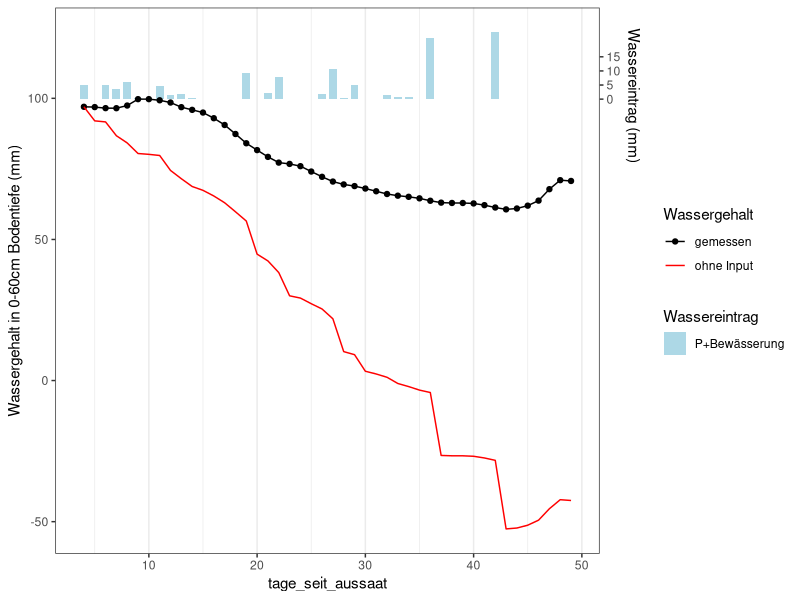
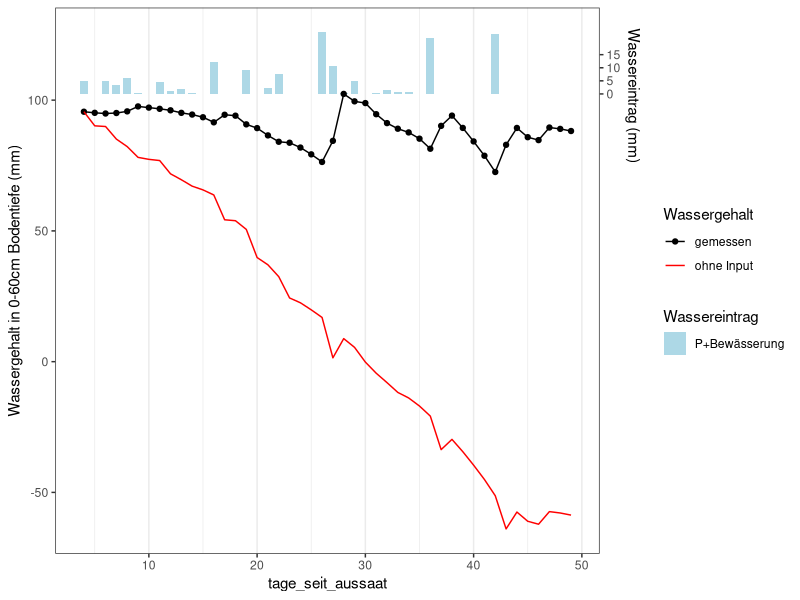

Source code (R) for these figures, in order: (Note: this script raises an error after producing the figures.)
## ---- chunk 1
library(data.table)
library(dplyr)
library(ggplot2)
library(lubridate)
#library(ggnewscale)
#library(tidyr)
## ---- chunk 2
input_tabelle <- fread("../data/derived_data/input_tabelle_2020_2021_20220502.csv") %>%
    mutate_at("zeit_messung", ~as_date(.)) %>%
    mutate_at(c("T0020_nFK","T2040_nFK","T4060_nFK"), ~ifelse(.<52,NA,.)) 
#kleinere Werte nicht im vorgegeben Bereich des Tensiometers

input_tabelle
## ---- chunk 3
wasserverbrauch <- input_tabelle %>%       
    # mutate_at("T0060_mm", 
    #           ~ifelse(is.na(T0020_nFK)|is.na(T2040_nFK)|is.na(T4060_nFK),NA,.)) %>%
    rowwise() %>%
    mutate(wasserinput_mm = sum(niederschlag_mm, bewaesserung_mm, na.rm = TRUE) ,
           #FAO56 ändern: genauer wäre Evapotranspiration bei unbewachsenem Boden
           #Wenn ein Tensio-Wert fehlt, dann NA
           freier_Speicher_T0060_mm = sum(freier_Speicher_T0020_mm,
                                          freier_Speicher_T2040_mm,
                                          freier_Speicher_T4060_mm, na.rm = FALSE)) %>% 
    #    ungroup() %>%
    mutate_at("wasserinput_mm", ~ifelse(.<0,0,.)) %>%
    group_by(satz_id, variante_H2O, wiederholung) %>%
    #Fehlende Werte Approximieren:
    mutate_at(c("freier_Speicher_T0060_mm","T0060_mm"), ~zoo::na.approx(., na.rm = FALSE))%>%
    # mutate(Tempsum2 = cumsum(Tmean_gradC), .before = Tempsum) %>%
    
    
    
    mutate(wasserinput_vortag = c(0, wasserinput_mm[1:(n()-1)])) %>%
    mutate(wasserinput_vortag_cumsum = cumsum(wasserinput_vortag)) %>% ##cumsum
    mutate(T0060_mm_ohne_input = T0060_mm - wasserinput_vortag_cumsum,
           freier_Speicher_T0060_mm_ohne_input = freier_Speicher_T0060_mm + 
               wasserinput_vortag_cumsum) %>%
    
    mutate(wasser_diff = c(0,diff(T0060_mm_ohne_input)),
           T0060_mm_ohne_input_smooth = zoo::rollmean(T0060_mm_ohne_input, 
                                                      k = 5, align = "center", na.pad = TRUE),
           kumulierter_Wasserverbrauch = freier_Speicher_T0060_mm_ohne_input - 
               min(freier_Speicher_T0060_mm_ohne_input, na.rm = TRUE)) %>%
    mutate(kumulierter_Wasserverbrauch_smooth = 
               zoo::rollmean(kumulierter_Wasserverbrauch, 
                             k = 5, align = "center", na.pad = TRUE)) %>%
    mutate_at("kumulierter_Wasserverbrauch_smooth", ~ifelse(is.na(.), kumulierter_Wasserverbrauch,.)) %>%
    mutate_at("kumulierter_Wasserverbrauch_smooth", 
              ~zoo::rollmean(., k = 5, align = "center", na.pad = TRUE)) %>%
    mutate_at("kumulierter_Wasserverbrauch_smooth", ~ifelse(is.na(.), kumulierter_Wasserverbrauch,.)) %>%
    mutate(taeglicher_wasserverbrauch = c(NA, diff(kumulierter_Wasserverbrauch_smooth)))%>%
    ungroup
## ---- chunk 4
m <- wasserverbrauch %>% 
    group_by(satz_id, variante_H2O, wiederholung) %>%
    summarize(Verbrauch = sum(wasserinput_mm, na.rm = TRUE)) %>%
    group_by(variante_H2O) %>%
    summarize(Verbrauch = mean(Verbrauch, na.rm = TRUE) %>% round(., 2))

cat(paste("Der gesamte Wassereintrag (Niederschlag  + Bewässerung - Verdunstung) beträgt:mm"))
m
## ---- chunk 5
plot_wassergehalt <- function(satz_nr, variante, wdh, x){
    
    data1 <- wasserverbrauch %>% filter(satz_id ==satz_nr, 
                                        variante_H2O == variante, 
                                        wiederholung == wdh)
    mm_max <- max(data1$T0060_mm, na.rm = TRUE)
    breite <- (range(pull(data1,x), na.rm = TRUE) %>% diff)*0.008
    
    p <- ggplot(data1, aes(!!sym(x),T0060_mm)) +
        #Wasser-Input:
        geom_rect(aes(xmin = !!sym(x)  - breite, #Tage_seit_Aussaat oder tempsum
                      xmax = !!sym(x) + breite, #Tage_seit_Aussaat oder tempsum
                      ymin = mm_max, ymax = wasserinput_mm + mm_max,
                      fill = "P+Bewässerung")) +
        geom_point(aes(color="gemessen")) + 
        geom_line(aes(color="gemessen")) + 
        #Wassergehalt abzüglich des Eintrags durch P + Bewässerung
        geom_line(aes(y=T0060_mm_ohne_input, color = "ohne Input")) +
        ylab("Wassergehalt in 0-60cm Bodentiefe (mm)") + #xlab(x) +
        theme_bw() + 
        scale_fill_manual("Wassereintrag", values = c("P+Bewässerung" = "lightblue")) + 
        scale_color_manual("Wassergehalt", 
                           values = c("gemessen" = "black",
                                      "ohne Input"="red" )) + 
        scale_y_continuous(sec.axis = sec_axis(~.-mm_max, breaks = c(0,5,10,15), 
                                               name = "Wassereintrag (mm)"))+
        theme(panel.grid.major.y  = element_blank(), 
              panel.grid.minor.y = element_blank(), 
              axis.title.y.right = element_text(hjust = 0.05, vjust = 1)) 
    p
}
## ---- chunk 6
plot_wassergehalt(x = "tage_seit_aussaat", satz_nr = 5, variante = "Wfull", wdh = "a")
plot_wassergehalt(x = "tage_seit_aussaat", satz_nr = 5, variante = "Wfull_plus", wdh = "b")

#plot_wassergehalt(x = "Tempsum", satz_nr = 5, variante = "Wfull", wdh = "a")
## ---- chunk 7
#Modell erstellen
fit_tempsum <- nls(kumulierter_Wasserverbrauch ~a/(1 + exp(-b * (tempsum-c))), 
                   start=list(a=50,b=0.01,c=350), data = wasserverbrauch)
fit_tage <- nls(kumulierter_Wasserverbrauch ~a/(1 + exp(-b * (Tage_seit_Aussaat-c))),
                start=list(a=50,b=1,c=35), data = wasserverbrauch)

#Parameter und Güte anzeigen
summary(fit_tempsum)
summary(fit_tage)

#gefittete Werte 
sigmoid_fit_tempsum <- fitted(fit_tempsum) 
#predict(fit_tempsum, newdata = data.frame(tempsum = wasserverbrauch$tempsum))

sigmoid_fit_tage <- fitted(fit_tage) 
#predict(fit_tage, newdata = data.frame(tempsum = wasserverbrauch$Tage_seit_Aussaat))
# 
# sigmoid_fit_tempsum_df <- data.frame(tempsum =  wasserverbrauch$tempsum,
#                              kumulierter_Wasserverbrauch = sigmoid_fit)


#zu Tabelle hinzufügen
wasserverbrauch$kumulierter_Wasserverbrauch_sigmoid_tempsum <- sigmoid_fit_tempsum
wasserverbrauch$kumulierter_Wasserverbrauch_sigmoid_tage <- sigmoid_fit_tage
## ---- chunk 8
wasserverbrauch <- 
    wasserverbrauch %>% 
    group_by(satz_id, variante_H2O, wiederholung) %>%
    # left_join(sigmoid_fit_df %>% 
    #               rename(kumulierter_Wasserverbrauch_sigmoid = kumulierter_Wasserverbrauch), 
    #           by = "tempsum") %>%
    mutate(tempsum_diff = c(0, diff(Tempsum))) %>%
    #    mutate(taeglicher_wasserverbrauch_sigmoid_tempsum = c(0, diff(kumulierter_Wasserverbrauch_sigmoid_tempsum)) / tempsum_diff) %>%
    
    #    mutate(taeglicher_wasserverbrauch_sigmoid = c(NA, diff(kumulierter_Wasserverbrauch_sigmoid_tage))) %>%
    mutate(taeglicher_wasserverbrauch_smooth = 
               zoo::rollmean(taeglicher_wasserverbrauch, k = 5, align = "center", na.pad = TRUE)) %>%
    #mutate_at("taeglicher_wasserverbrauch_smooth", ~ifelse(is.na(.), taeglicher_wasserverbrauch,.)) %>%
    ungroup %>%
    mutate(wasser_sum = cumsum(wasserinput_mm), .before=wasserinput_mm) %>%
    mutate(x_temp_wasser_sum = Tempsum*wasser_sum, .before=wasserinput_mm)

## ---- chunk 9
#a <- wasserverbrauch %>%
#     select(tempsum, kumulierter_Wasserverbrauch_sigmoid)
# b <- approx(x = a$tempsum, y = a$kumulierter_Wasserverbrauch_sigmoid, method = "constant", rule = 1,n = nrow(wasserverbrauch))
# b
# plot(b$y)
# mutate(tempsum_diff = c(0, diff(tempsum))) %>%
#     mutate(taeglicher_wasserverbrauch_sigmoid = c(0, diff(kumulierter_Wasserverbrauch_sigmoid)) - tempsum_diff)


## ---- chunk 10
plot_wasser_cumsum <- function(x, satz_nr, variante, wdh, log=FALSE){ #fit
    
    data1 <- wasserverbrauch %>% filter(satz_id ==satz_nr, 
                                        variante_H2O == variante,
                                        wiederholung == wdh) 
    ggplot(data = data1, 
           aes(if(log == TRUE){log(!!sym(x))}else{!!sym(x)},
               kumulierter_Wasserverbrauch)) + 
        geom_point(aes(color = "gemessen")) + geom_line(aes(color = "gemessen")) + 
        # geom_line(data = wasserverbrauch,
        #           aes(!!sym(x),!!sym(fit),
        #               color = "sigmoid fit"),size=1) +
        geom_line(aes(y=kumulierter_Wasserverbrauch_smooth, color = "runmean_5"), size=1) +
        ylab("Kumulierter Wasserverbrauch (mm)") +
        theme_bw() + 
        theme(panel.grid = element_blank()) + 
        scale_color_manual(values = c("gemessen"="black", 
                                      "runmean_5"="deeppink"))#, "sigmoid fit" = "deepskyblue"))
}

# plot_wasser_cumsum("tage_seit_Aussaat", fit = "kumulierter_Wasserverbrauch_sigmoid_tage")
# plot_wasser_cumsum("Tempsum", fit = "kumulierter_Wasserverbrauch_sigmoid_tempsum")

## ---- chunk 11
plot_wasser_cumsum("tage_seit_aussaat",  satz_nr = 5, variante = "Wfull", wdh = "a", log = FALSE)
plot_wasser_cumsum("tage_seit_aussaat",  satz_nr = 5, variante = "Wfull", wdh = "a", log = TRUE)
plot_wasser_cumsum("x_temp_wasser_sum",  satz_nr = 5, variante = "Wfull", wdh = "a", log = FALSE)
plot_wasser_cumsum("x_temp_wasser_sum",  satz_nr = 5, variante = "Wfull", wdh = "a", log = TRUE)

plot_wasser_cumsum("tage_seit_aussaat",  satz_nr = 5, variante = "Wfull", wdh = "b")
plot_wasser_cumsum("tage_seit_aussaat",  satz_nr = 5, variante = "Wfull", wdh = "c")
plot_wasser_cumsum("tage_seit_aussaat",  satz_nr = 5, variante = "Wfull", wdh = "d")
## ---- chunk 12
plot_wasser_cumsum("tage_seit_aussaat",  satz_nr = 5, variante = "Wfull_plus", wdh = "a")
plot_wasser_cumsum("tage_seit_aussaat",  satz_nr = 5, variante = "Wfull_plus", wdh = "b")
plot_wasser_cumsum("tage_seit_aussaat",  satz_nr = 5, variante = "Wfull_plus", wdh = "c")

plot_wasser_cumsum("tage_seit_aussaat",  satz_nr = 5, variante = "Wfull_plus", wdh = "d")
plot_wasser_cumsum("x_temp_wasser_sum",  satz_nr = 5, variante = "Wfull_plus", wdh = "d")
plot_wasser_cumsum("x_temp_wasser_sum",  satz_nr = 5, variante = "Wfull_plus", wdh = "d", log = TRUE)

## ---- chunk 13
wasserverbrauch_pro_variante <- wasserverbrauch %>% ungroup() %>% 
    select(-wiederholung) %>%
    group_by(satz_id, variante_H2O, zeit_messung, tage_seit_aussaat)%>%
    summarise_all(mean, na.rm=TRUE) %>%
    mutate(wiederholung = "Varianten-Mittel", .after = variante_H2O)
wasserverbrauch_pro_variante
## ---- chunk 14
# wasserverbrauch <- wasserverbrauch %>%
#     mutate_at("taeglicher_wasserverbrauch", ~approx(x = ., rule = 2, n = n())$y) %>%
#     mutate(taeglicher_wasserverbrauch_smooth = 
#                signal::sgolayfilt(taeglicher_wasserverbrauch,p = 3, n = 21))

plot_taeglichen_wasserverbrauch <- function(satz_nr, wdh = "Varianten-Mittel"){
    
    data1 <- if(wdh=="Varianten-Mittel"){wasserverbrauch_pro_variante} else{wasserverbrauch}
    
    data1 <- data1 %>% filter(satz_id ==satz_nr) %>%
        filter(between(taeglicher_wasserverbrauch,0,7))
    
    ratio1 <-  if(wdh=="Varianten-Mittel"){2/3} else{3/4}
    
    ggplot(data = data1, aes(x = tage_seit_aussaat,#x_temp_wasser_sum, #, 
                             y = taeglicher_wasserverbrauch,
                             color="gemessen")) + 
        geom_point() + geom_line() + 
        geom_line(aes(y = taeglicher_wasserverbrauch_smooth, color = "runmean_5"),size=1) + 
        # geom_line(aes(y = taeglicher_wasserverbrauch_sigmoid,#*
        # mean(diff(wasserverbrauch$tempsum), na.rm = TRUE), 
        # color = "sigmoid fit"),size=1) + 
        scale_color_manual("", values = c("gemessen"="black", 
                                          "runmean_5"="deeppink"))+#, 
        #                                      "sigmoid fit" = "deepskyblue")) +
        ylab("Täglicher Wasserverbrauch (mm)") + 
        theme_bw() +
        theme(aspect.ratio=ratio1,
              legend.position = "bottom")+
        facet_grid(variante_H2O~wiederholung)
}
## ---- chunk 15
#```{r, fig.height=5}
plot_taeglichen_wasserverbrauch(satz_nr = 2, wdh = "Varianten-Mittel")
#plot_taeglichen_wasserverbrauch(satz_nr = 2, wdh = "")

plot_taeglichen_wasserverbrauch(satz_nr = 3, wdh = "Varianten-Mittel")
#plot_taeglichen_wasserverbrauch(satz_nr = 3, wdh = "")

plot_taeglichen_wasserverbrauch(satz_nr = 4, wdh = "Varianten-Mittel")
#plot_taeglichen_wasserverbrauch(satz_nr = 4, wdh = "")

plot_taeglichen_wasserverbrauch(satz_nr = 5, wdh = "Varianten-Mittel")
#plot_taeglichen_wasserverbrauch(satz_nr = 5, wdh = "")
## ---- chunk 16
#write.table(wasserverbrauch, "../data/derived_data/wasserverbrauch_2021_Satz1.csv", 
#            sep = ";", row.names = FALSE, dec = ".")
## ---- chunk 17
ggplot(wasserverbrauch_pro_variante %>% filter(satz_id==5 & variante_H2O == "Wfull"), 
       aes(cumsum(FAO56_mm),kumulierter_Wasserverbrauch)) + 
    geom_smooth() + 
    geom_point() + 
    geom_abline(slope = 1, intercept = 0, aes(color="1:1-Linie")) + 
    coord_fixed() + 
    ylab("kumulierter Wasserverbrauch (mm): \n Saugspannung + P + Bewässerung") + 
    theme_bw() + 
    theme(panel.grid = element_blank())
## ---- chunk 18
